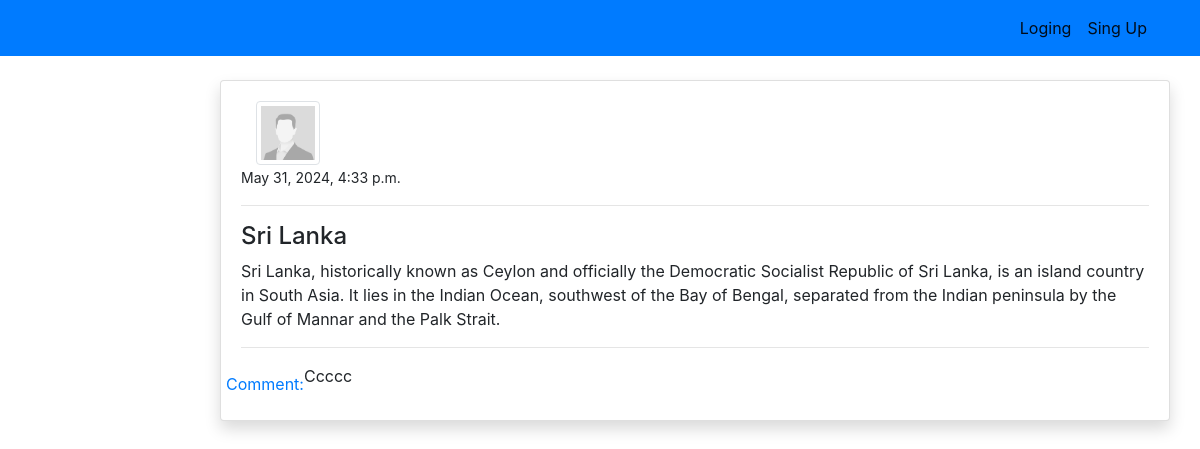
The app's page /post_details/3 with its own data.
### blog/models.py (models this page shows, shortened)
class postModel(models.Model):
    title = models.CharField(max_length=100)
    content = models.TextField()
    author = models.ForeignKey(User,on_delete=models.CASCADE)
    date_created = models.DateTimeField(auto_now_add=True)
    class Meta:
        ordering = ('-date_created',)

### users/models.py (models this page shows, shortened)
class ProfileModel(models.Model):
    user = models.OneToOneField(User, on_delete=models.CASCADE)
    image = models.ImageField(default='default.jpg', upload_to='profile',validators=[FileExtensionValidator(['png','jpg'])])

### blog/views.py (the view)
# urls.py: path('post_details/<int:pk>',views.post_details, name='blog_post_details'),
def post_details(request,pk):
     post = postModel.objects.get(id=pk)
     context = {
          'post' : post,
     }
     return render(request, 'blog/post_details.html', context)

### templates/blog/post_details.html (shortened to what this page needs)
{% extends 'partial/base.html'%}
{% load crispy_forms_tags %}
{% block content %}
<div class="container"  >
    <div class = 'row mt-5 pt-3'  >
        <div class="clo-md-8 offset-md-2" >
            <div class="card my-3 shadow" >
                <div class="card-body">
                    <div class="row">
                        <div class="col-md-4">
                            <div class="col-md-4">
                                <img class="img-thumbnail" src="{{ post.author.profilemodel.image.url }}" alt="profile-image">
                            </div>
                        </div>
                        <div class="col-md-12">
                            <small>{{ post.date_created }}</small>
                            <hr>
                            <h4>{{ post.title }}</h4>
                            <p>
                                {{ post.content }}
                            </p>
                            <hr>
                        </div>
                        <p class="mt-2 mb-1">
                            <a  data-toggle="collapse" href="#collapseExample"
                                role="button" aria-expanded="false" aria-controls="collapseExample">
                                Comment: {{ post.comment_count }}
                            </a>
                        </p>
                      Ccccc
                    </div>
                </div>
            </div>
        </div>
    </div>
</div>
{% endblock %}

### templates/partial/base.html (shortened to what this page needs)
{% load static %}
<!doctype html>
<html lang="en">
  <head>
    <link rel="stylesheet" href="https://cdn.jsdelivr.net/npm/bootstrap@4.6.2/dist/css/bootstrap.min.css">
    <link rel="stylesheet" href="{% static '/style.css' %}">
    <link rel="stylesheet" href="https://cdn.jsdelivr.net/npm/bootstrap-icons@1.11.3/font/bootstrap-icons.min.css">
  </head>
  <body>
    {% include 'partial/nav.html' %}
    {% block content %}
    {% endblock %}
  </body>
</html>

### templates/partial/nav.html (shortened to what this page needs)
<nav class="navbar navbar-expand-lg navbar-light bg-primary fixed-top">
  <div class="container">
   {% if request.user.is_authenticated %}
    <a class="navbar-brand" href="{% url 'blog-index' %}"><i class="bi bi-substack"></i></a>
    <button class="navbar-toggler" type="button" data-bs-toggle="collapse" data-bs-target="#navbarSupportedContent" aria-controls="navbarSupportedContent" aria-expanded="false" aria-label="Toggle navigation">
      <span class="navbar-toggler-icon"></span>
    </button>
    <div class="collapse navbar-collapse" id="navbarSupportedContent">
      <ul class="navbar-nav ml-auto mb-2 mb-lg-1">
        <li class="nav-item">
          <a class="nav-link active" aria-current="page" href="{% url 'users-profile' %}"><i class="bi bi-person-circle " style="width: 35px; height: 35px;"></i></a>
        </li>
        <li class="nav-item">
          <a class="nav-link active" aria-current="page" href="{% url 'users-logout' %}">Logout</a>
        </li>
      </ul>
     {% else %}
      <ul class="navbar-nav ml-auto mb-2 mb-lg-0">
        <li class="nav-item">
          <a class="nav-link active" aria-current="page" href="{% url 'users-login' %}">Loging</a>
        </li>
        <li class="nav-item">
          <a class="nav-link active" aria-current="page" href="{% url 'users-sign-up' %}">Sing Up</a>
        </li>
      </ul>
      {% endif %}
    </div>
</nav>

### records on screen
postModel: author.profilemodel.image (placeholder picture), date_created "May 31, 2024, 4:33 p.m.", title "Sri Lanka", content "Sri Lanka, historically known as Ceylon and officially the Democratic Socialist Republic of Sri Lanka, is an island country in South Asia. It lies in the Indian Ocean, southwest of the Bay of Bengal, separated from the Indian peninsula by the Gulf of Mannar and the Palk Strait."
